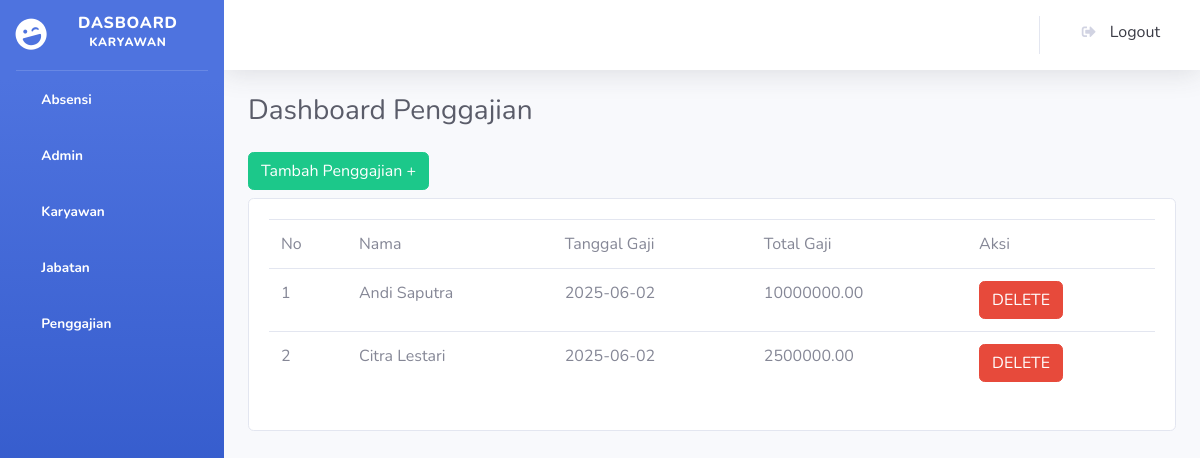
Page /petugas/index.php?page=penggajian on the committed database.
### tables this page shows
CREATE TABLE `penggajian` (
  `id_gaji` int NOT NULL,
  `id_karyawan` int DEFAULT NULL,
  `tanggal_gaji` date DEFAULT NULL,
  `total_gaji` decimal(12,2) DEFAULT NULL
);

CREATE TABLE `karyawan` (
  `id_karyawan` int NOT NULL,
  `nama` varchar(100) DEFAULT NULL,
  `alamat` text,
  `no_hp` varchar(15) DEFAULT NULL,
  `id_jabatan` int DEFAULT NULL
);

### petugas/penggajian.php (the view, shortened to what this page needs)
<div class="d-sm-flex align-items-center justify-content-between mb-4">
    <h1 class="h3 mb-0 text-gray-800">Dashboard Penggajian</h1>
</div>
<a href="?page=tambah_gaji" class="btn btn-success mb-2">Tambah Penggajian +</a>
<div class="card">
<div class="card-body">
    <table class="table">
        <tr>
            <td>No</td>
            <td>Nama</td>
            <td>Tanggal Gaji</td>
            <td>Total Gaji</td>
            <td>Aksi</td>
        </tr>
        <?php
            $absen = $koneksi->prepare("CALL getPenggajian()");
            $absen->execute();
            foreach ($absen->fetchAll() as $no => $data):
        ?>
        <tr>
            <td><?= $no +1?></td>
            <td><?= $data['nama'] ?></td>
            <td><?= $data['tanggal_gaji'] ?></td>
            <td><?= $data['total_gaji'] ?></td>
            <td>
                <form action="../kontrol/kontrolGaji.php?aksi=delete" method="post" class="d-inline">
                    <button class="btn btn-danger" onclick="return confirm('Apakah anda yakin ingin menghapus data ini?')">DELETE</button>
                </form>
            </td>
        </tr>
        <?php
            endforeach
        ?>
    </table>
</div>
</div>

### rows in the picture
penggajian: id_karyawan.nama "Andi Saputra", tanggal_gaji "2025-06-02", total_gaji "10000000.00"
penggajian: id_karyawan.nama "Citra Lestari", tanggal_gaji "2025-06-02", total_gaji "2500000.00"
